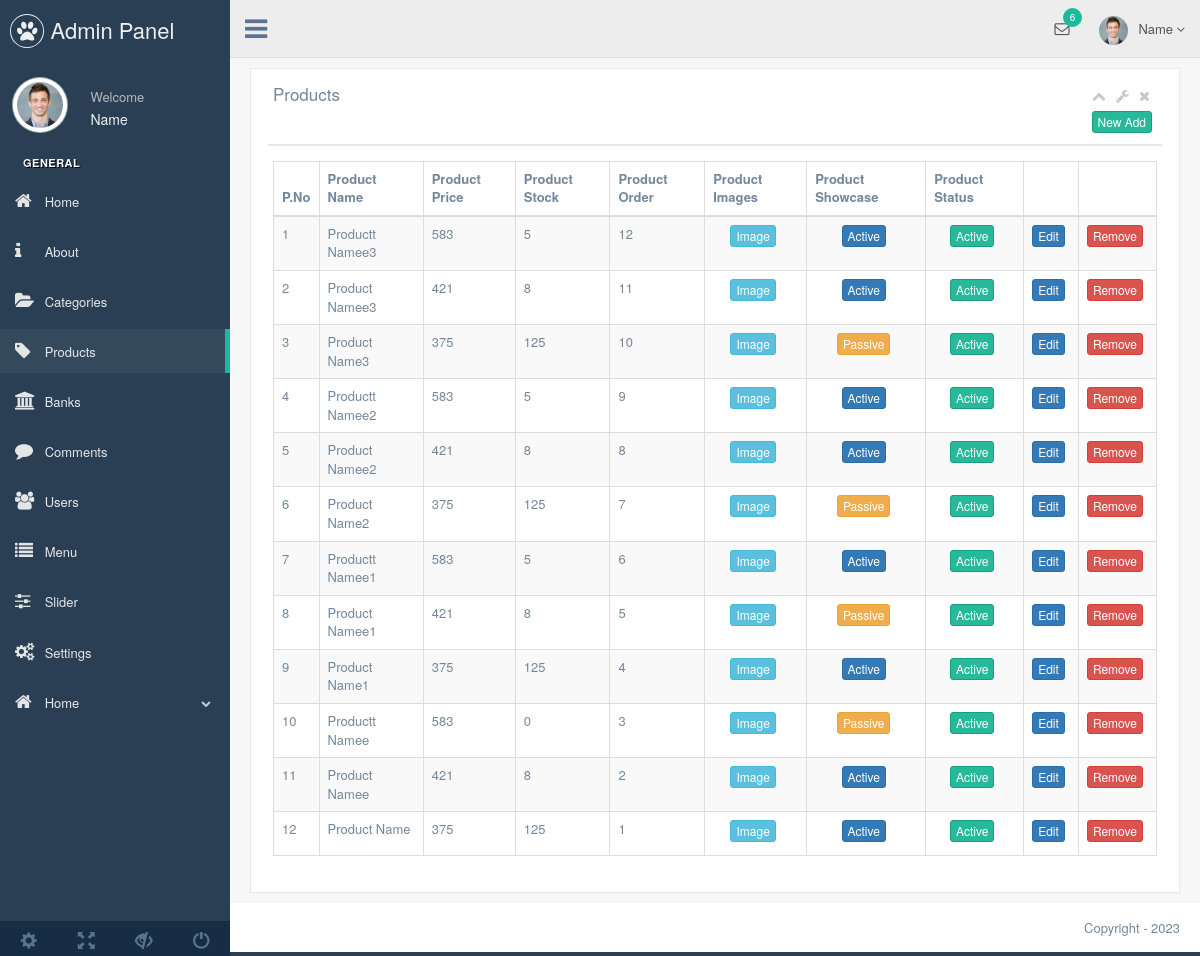
Before: /admin/production/product.php (signed in) with the older database file.
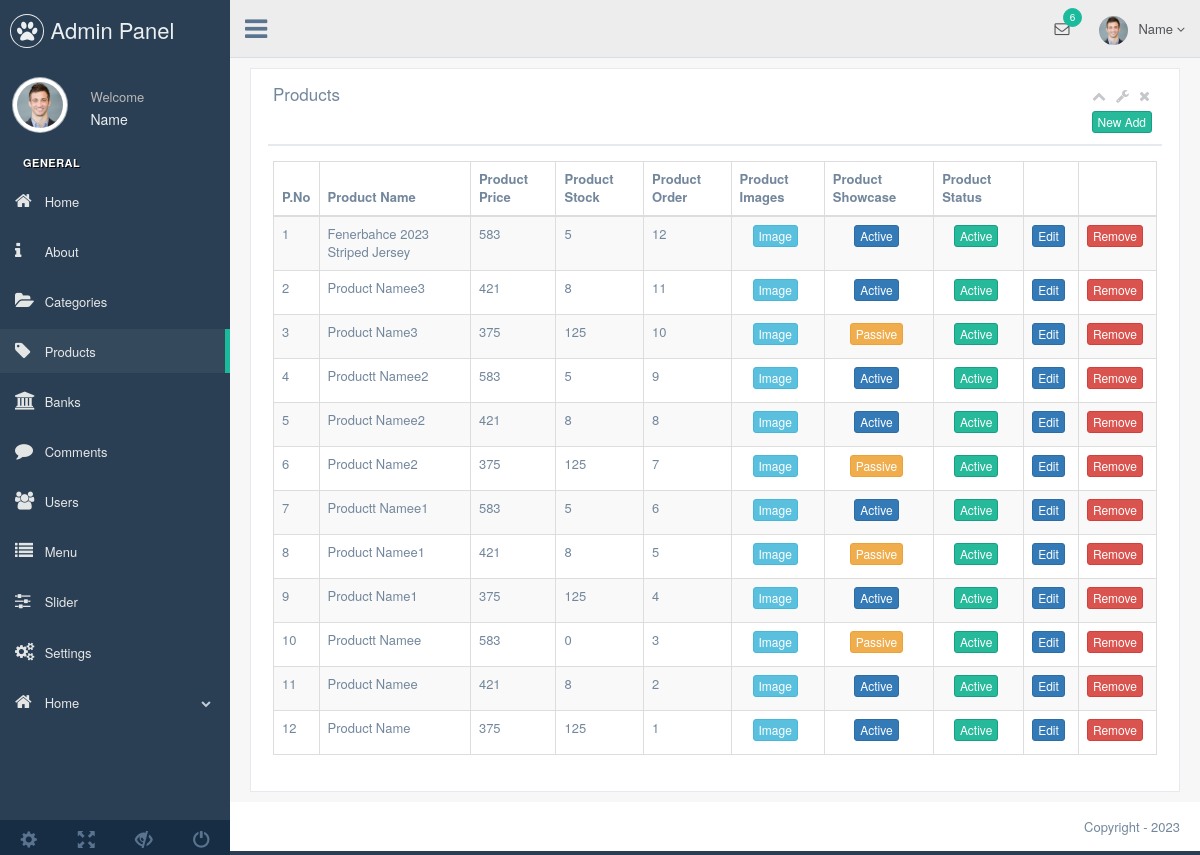
After: the same page with the newer database file.
### tables this page shows
CREATE TABLE `product` (
  `product_id` int(11) NOT NULL,
  `category_id` int(11) NOT NULL,
  `product_time` timestamp NOT NULL DEFAULT CURRENT_TIMESTAMP,
  `product_name` varchar(250) NOT NULL,
  `product_seourl` varchar(250) NOT NULL,
  `product_detail` text NOT NULL,
  `product_price` float(9,2) NOT NULL,
  `product_video` varchar(50) NOT NULL,
  `product_keyword` varchar(250) NOT NULL,
  `product_stock` int(11) NOT NULL,
  `product_status` enum('0','1') NOT NULL,
  `product_order` int(2) NOT NULL,
  `product_homeshowcase` enum('0','1') NOT NULL DEFAULT '0'
);

### admin/production/product.php (the view, shortened to what this page needs)
<?php
require_once 'header.php';
$productcontrol=$db->prepare("SELECT * FROM product order by product_id DESC");
$productcontrol->execute();
?>
<div class="right_col" role="main">
  <div>
    <div class="row">
      <div class="col-md-12 col-sm-12 col-xs-12">
        <div class="x_panel">
          <div class="x_title">
            <h2>Products </h2>
            <ul class="nav navbar-right panel_toolbox">
              <li><a class="collapse-link"><i class="fa fa-chevron-up"></i></a>
              </li>
              <li class="dropdown">
                <a href="#" class="dropdown-toggle" data-toggle="dropdown" role="button" aria-expanded="false"><i class="fa fa-wrench"></i></a>
              </li>
              <li><a class="close-link"><i class="fa fa-close"></i></a>
              </li>
            </ul>
            <div class="clearfix"></div>
            <div class="text-right">
                <a href="product-add.php"><button class="btn btn-success btn-xs">New Add</button></a>
            </div>
          </div>
          <div class="x_content">
            <table id="datatable-responsive" class="table table-striped table-bordered dt-responsive nowrap" cellspacing="0" width="100%">
              <thead>
                <tr>
                  <th>P.No</th>
                  <th>Product Name</th>
                  <th>Product Price</th>
                  <th>Product Stock</th>
                  <th>Product Order</th>
                  <th>Product Images</th>
                  <th>Product Showcase</th>
                  <th>Product Status</th>
                  <th></th>
                  <th></th>
                </tr>
              </thead>
              <tbody>
                <?php
                $pno=0;
                while($productbring=$productcontrol->fetch(PDO::FETCH_ASSOC)) { $pno++?>
                <tr>
                  <td><?php echo $pno ?></td>
                  <td><?php echo $productbring['product_name'] ?></td>
                  <td><?php echo $productbring['product_price'] ?></td>
                  <td><?php echo $productbring['product_stock'] ?></td>
                  <td><?php echo $productbring['product_order'] ?></td>
                  <td><center><a href="product-galery.php?product_id=<?php echo $productbring['product_id'] ?>"><button class="btn btn-xs btn-info">Image</button></a></center></td>
                  <td>
                    <center>
                      <?php
                        if ($productbring['product_homeshowcase']==0) {
                      ?>
                        <a href="../system/work.php?product_id=<?php echo $productbring['product_id'] ?>&product_hs=1&product_homeshowcase=active">
                          <button class="btn btn-xs btn-warning">Passive</button>
                        </a>
                      <?php
                        } elseif ($productbring['product_homeshowcase']==1) {
                      ?>
                        <a href="../system/work.php?product_id=<?php echo $productbring['product_id'] ?>&product_hs=0&product_homeshowcase=passive">
                          <button class="btn btn-xs btn-primary">Active</button>
                        </a>
                      <?php
                        }
                      ?>
                    </center>
                  </td>
                  <td>
                    <center>
                    <?php
                        if ($productbring['product_status']==1) { ?>
                            <button class="btn btn-success btn-xs">Active</button>
                        <?php } else { ?>
                            <button class="btn btn-danger btn-xs">Passive</button>
                        <?php }
                    ?>
                    </center>
                  </td>
                  <td><center><a href="product-edit.php?product_id=<?php echo $productbring['product_id'] ?>"><button class="btn btn-primary btn-xs">Edit</button></a></center></td>
                  <td><center><a href="../system/work.php?product_id=<?php echo $productbring['product_id'] ?>&productremove=approval"><button class="btn btn-danger btn-xs">Remove</button></a></center></td>
                </tr>
                <?php  }
                ?>
              </tbody>
            </table>
          </div>
        </div>
      </div>
    </div>
  </div>
</div>
<?php require_once 'footer.php'; ?>

Changed rows visible on the page:
changed product: product_name "Productt Namee3" → "Fenerbahce 2023 Striped Jersey"
